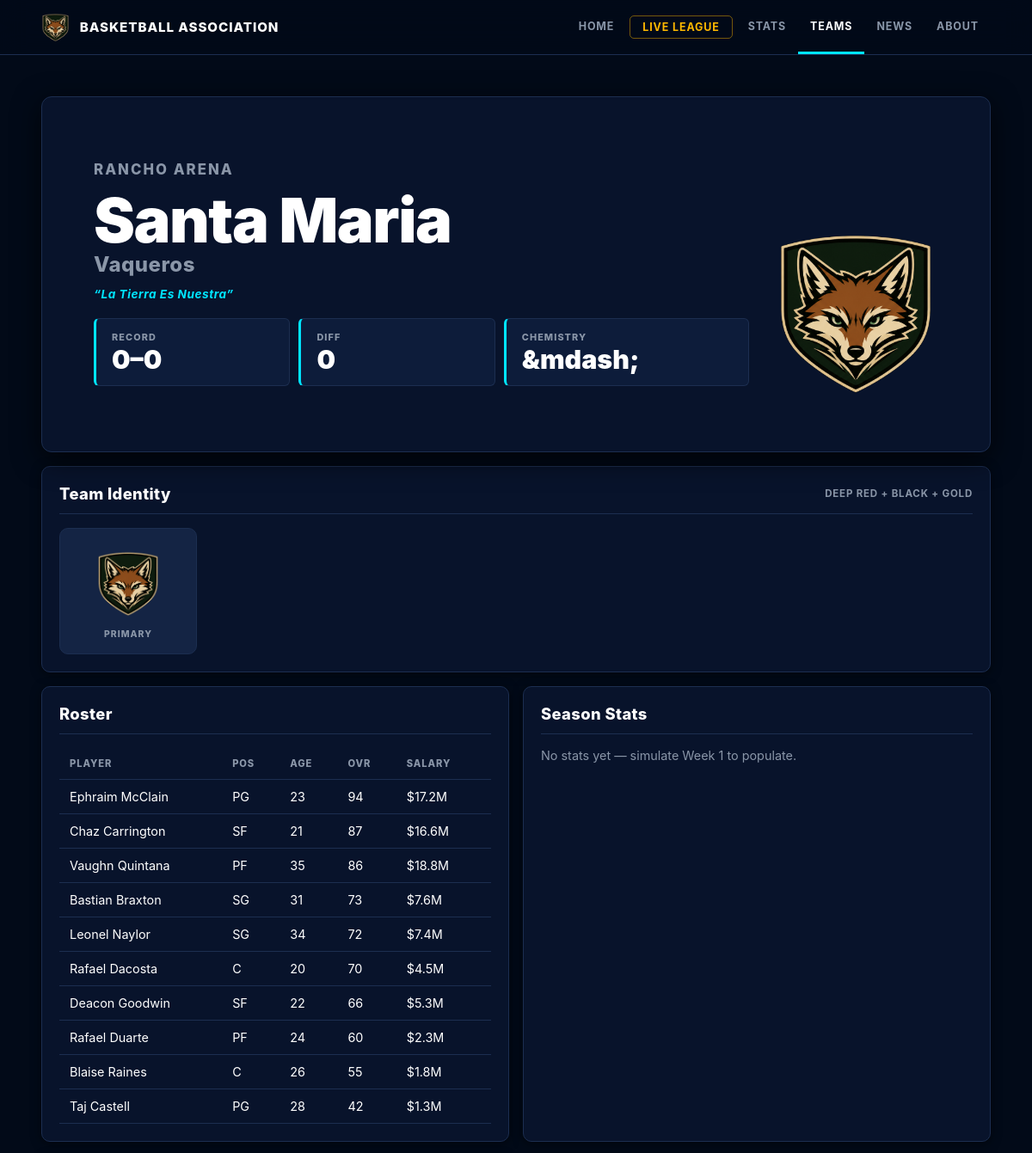
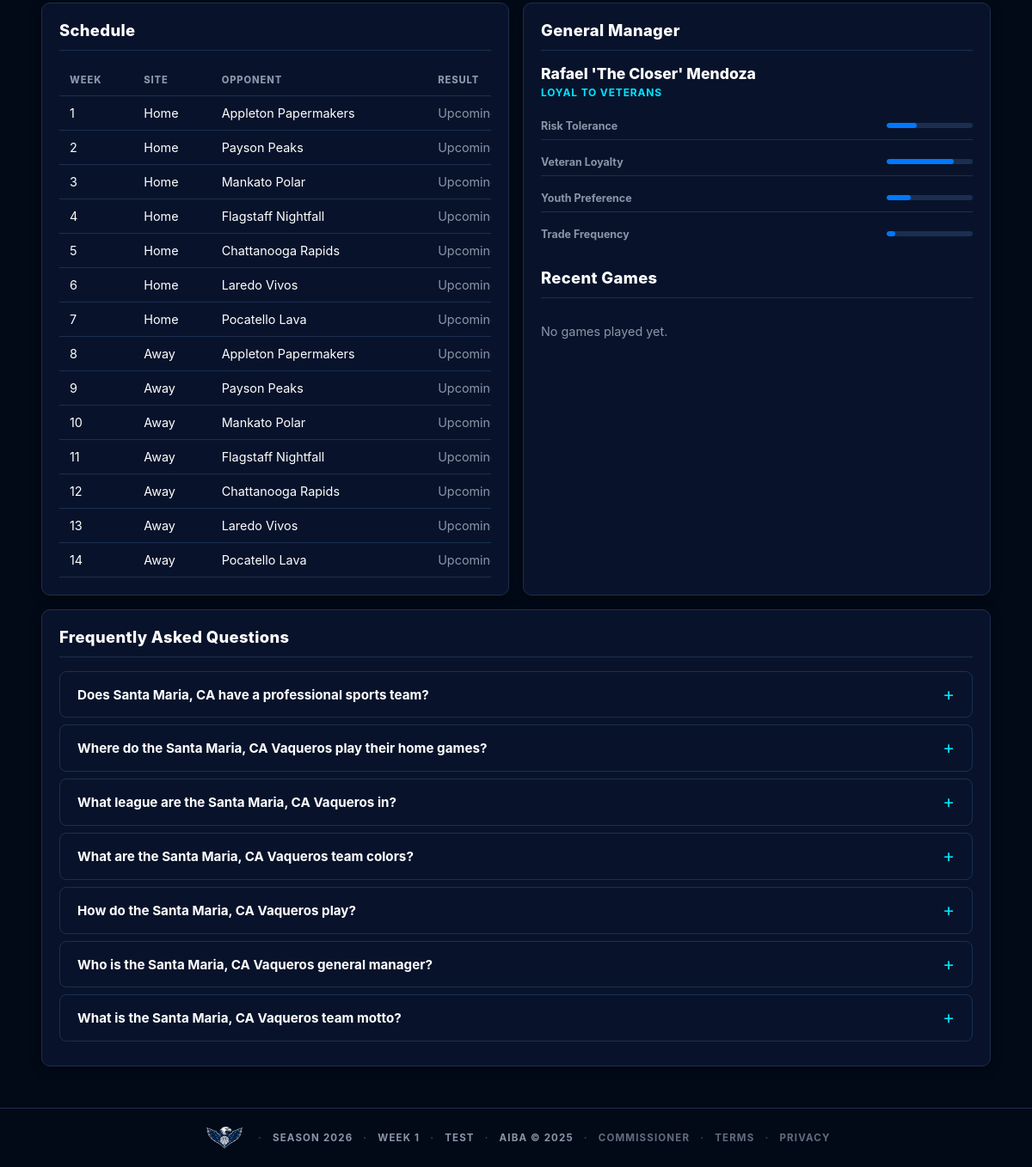
Screenshot of /teams/SMV with the database file from the repository (2 pictures, top to bottom).
### tables this page shows
CREATE TABLE teams (
            id          INTEGER PRIMARY KEY,
            city        TEXT NOT NULL,
            name        TEXT NOT NULL,
            abbreviation TEXT NOT NULL,
            mascot     TEXT,
            colors      TEXT,
            logo_description TEXT,
            motto       TEXT,
            arena       TEXT,
            team_archetype TEXT,
            play_style  TEXT,
            reputation  TEXT,
            rivalry     TEXT,
            signature_trait TEXT
        , fan_pitch TEXT, pressure_label TEXT, rivalry_intensity REAL DEFAULT 0.5);

CREATE TABLE contracts (
            id             INTEGER PRIMARY KEY,
            player_id      INTEGER NOT NULL REFERENCES players(id),
            team_id        INTEGER NOT NULL REFERENCES teams(id),
            salary         INTEGER NOT NULL,
            years_remaining INTEGER NOT NULL,
            season_start   INTEGER NOT NULL
        );

CREATE TABLE players (
            id           INTEGER PRIMARY KEY,
            team_id      INTEGER NOT NULL REFERENCES teams(id),
            first_name   TEXT NOT NULL,
            last_name    TEXT NOT NULL,
            age          INTEGER NOT NULL,
            position     TEXT NOT NULL,
            skill_rating INTEGER NOT NULL,
            salary       INTEGER NOT NULL,
            status       TEXT DEFAULT 'active',
            retired_season INTEGER
        );

CREATE TABLE general_managers (
            id               INTEGER PRIMARY KEY,
            team_id          INTEGER NOT NULL UNIQUE REFERENCES teams(id),
            name             TEXT NOT NULL,
            archetype        TEXT NOT NULL,
            risk_tolerance   REAL NOT NULL,
            veteran_loyalty  REAL NOT NULL,
            youth_preference REAL NOT NULL,
            trade_frequency  REAL NOT NULL
        );

CREATE TABLE league_state (
            id           INTEGER PRIMARY KEY,
            current_week INTEGER DEFAULT 1,
            season_year  INTEGER DEFAULT 2026,
            mode         TEXT DEFAULT 'test',
            official_started INTEGER DEFAULT 0,
            offseason_stage TEXT,
            offseason_from_season INTEGER,
            last_updated TEXT
        , phase TEXT DEFAULT 'regular_season');

### web_app.py (the view)
@app.route("/teams/<abbr>")
def team_page(abbr):
    def load(conn):
        state = q.get_state(conn)
        if not state:
            return None
        detail = q.team_detail(conn, abbr, state["season_year"])
        return {"state": state, "detail": detail}
    data = with_conn(load)
    if not data:
        return render_no_league()
    if not data["detail"]:
        return render_template("not_found.html", title="Team not found"), 404
    return render_template("team_detail.html", **data, active="teams")

### league/database.py (called while the page is built)
def get_connection():
    url = os.environ.get("DATABASE_URL")
    if url:
        import psycopg2
        from urllib.parse import urlparse, unquote
        url = url.strip()
        p = urlparse(url)
        pg = psycopg2.connect(
            host=p.hostname,
            port=p.port or 5432,
            dbname=p.path.lstrip("/"),
            user=p.username,
            password=unquote(p.password, encoding="latin-1") if p.password else None,
        )
        pg.autocommit = False
        return _PGConn(pg)
    else:
        conn = sqlite3.connect(DB_PATH)
        conn.row_factory = sqlite3.Row
        conn.execute("PRAGMA foreign_keys = ON")
        return conn

### league/web_queries.py (called while the page is built)
def dicts(rows):
    return [dict(row) for row in rows]

def one(row):
    return dict(row) if row else None

def get_state(conn):
    return one(conn.execute("SELECT * FROM league_state WHERE id = 1").fetchone())

def get_site_chrome(conn):
    return {
        "state": get_state(conn),
        "teams": dicts(conn.execute(
            "SELECT id, city, name, abbreviation FROM teams ORDER BY city"
        ).fetchall()),
    }

def articles_for_team(conn, team_id, season_year, limit=8):
    return dicts(conn.execute("""
        SELECT a.id, a.week, a.season_year, a.headline, a.body, a.created_at
        FROM articles a
        JOIN article_tags tag ON tag.article_id = a.id
        WHERE tag.tag_type = 'team' AND tag.tag_id = ? AND a.season_year = ?
        ORDER BY a.week DESC, a.id DESC
        LIMIT ?
    """, (team_id, season_year, limit)).fetchall())

### web_app.py (called while the page is built)
def with_conn(callback):
    conn = get_connection()
    try:
        return callback(conn)
    finally:
        conn.close()

@app.template_filter("money")
def money(value):
    if value is None:
        return "-"
    return f"${value / 1_000_000:.1f}M"

@app.template_filter("diff")
def diff(value):
    if value is None:
        return "-"
    return f"+{value}" if value > 0 else str(value)

@app.context_processor
def inject_chrome():
    def load():
        return with_conn(q.get_site_chrome)
    try:
        chrome = load()
    except Exception:
        chrome = {"state": None, "teams": []}
    return chrome

### templates/team_detail.html (shortened to what this page needs)
{% extends "base.html" %}
{% from "partials.html" import game_card, storyline_list %}
{% block content %}
{% set state_map = {'APL': 'WI', 'PAY': 'UT', 'MNK': 'MN', 'SMV': 'CA', 'FLG': 'AZ', 'POC': 'ID', 'CHA': 'TN', 'LAR': 'TX'} %}
{% set team_state = state_map.get(detail.team.abbreviation, '') %}
{% set city_state = detail.team.city ~ (', ' ~ team_state if team_state else '') %}
<section class="team-hero">
  <div>
    <p class="eyebrow" style="display:flex;align-items:center;gap:8px;margin-bottom:16px;">
      {{ detail.team.arena or "Home Arena TBA" }}
    </p>
    <h1>{{ detail.team.city }}</h1>
    <p style="font-size:1.5rem;font-weight:800;color:var(--muted);margin:4px 0 12px;letter-spacing:0.02em;">
      {{ detail.team.name }}
    </p>
    {% if detail.team.motto %}
      <p style="color:var(--accent);font-size:0.85rem;font-weight:700;font-style:italic;margin:0 0 20px;letter-spacing:0.04em;">
        &ldquo;{{ detail.team.motto }}&rdquo;
      </p>
    {% endif %}
    <dl class="hero-stats" style="grid-template-columns:repeat(3,auto);">
      <div><dt>Record</dt><dd>{{ detail.record.wins if detail.record else 0 }}&ndash;{{ detail.record.losses if detail.record else 0 }}</dd></div>
      <div><dt>Diff</dt><dd>{{ detail.record.point_diff|diff if detail.record else "&mdash;" }}</dd></div>
      <div><dt>Chemistry</dt><dd>{{ "%.1f"|format(detail.chemistry.chemistry) if detail.chemistry else "&mdash;" }}</dd></div>
    </dl>
  </div>
  <div style="display:flex;flex-direction:column;align-items:center;gap:16px;flex-shrink:0;">
    <img src="{{ url_for('static', filename='images/teams/' ~ detail.team.abbreviation ~ '/primary.png') }}"
         alt="{{ detail.team.city }} {{ detail.team.name }}"
         class="logo-primary"
         style="height:200px;align-self:flex-start;"
         onerror="this.style.display='none';this.nextElementSibling.style.display='grid'">
  </div>
</section>
<div class="panel" style="margin-top:16px;">
  <div class="section-head">
    <h2>Team Identity</h2>
    <span style="font-size:0.72rem;font-weight:700;text-transform:uppercase;letter-spacing:.07em;color:var(--muted);">{{ detail.team.colors }}</span>
  </div>
  <div class="logo-showcase">
    <div class="logo-showcase-item">
      <img src="{{ url_for('static', filename='images/teams/' ~ detail.team.abbreviation ~ '/primary.png') }}"
           alt="Primary" onerror="this.parentElement.style.display='none'">
      <span class="logo-showcase-label">Primary</span>
    </div>
  </div>
</div>
<section class="section-grid" style="margin-top:16px;">
  <div class="panel wide">
    <div class="section-head"><h2>Roster</h2></div>
    <div class="table-wrap">
      <table>
        <thead>
          <tr><th>Player</th><th>Pos</th><th>Age</th><th>OVR</th><th>Salary</th><th>Yrs</th></tr>
        </thead>
        <tbody>
          {% for p in detail.roster %}
            <tr>
              <td><a href="{{ url_for('player_page', player_id=p.id) }}">{{ p.player }}</a></td>
              <td>{{ p.position }}</td>
              <td>{{ p.age }}</td>
              <td>{{ p.skill_rating }}</td>
              <td>{{ p.salary|money }}</td>
              <td>{{ p.years_remaining or "—" }}</td>
            </tr>
          {% else %}
            <tr><td colspan="6">No active players.</td></tr>
          {% endfor %}
        </tbody>
      </table>
    </div>
  </div>
  <div class="panel">
    <div class="section-head"><h2>Season Stats</h2></div>
    {% if detail.team_leaders %}
    <div class="table-wrap">
      <table>
        <thead>
          <tr><th>Player</th><th>Pos</th><th>PPG</th><th>RPG</th><th>APG</th><th>GP</th></tr>
        </thead>
        <tbody>
          {% for p in detail.team_leaders %}
            <tr>
              <td><a href="{{ url_for('player_page', player_id=p.id) }}">{{ p.player }}</a></td>
              <td>{{ p.position }}</td>
              <td>{{ p.ppg }}</td>
              <td>{{ p.rpg }}</td>
              <td>{{ p.apg }}</td>
              <td>{{ p.gp }}</td>
            </tr>
          {% endfor %}
        </tbody>
      </table>
    </div>
    {% else %}
      <p class="empty">No stats yet — simulate Week 1 to populate.</p>
    {% endif %}
  </div>
</section>
<section class="section-grid" style="margin-top:16px;">
  <div class="panel wide">
    <div class="section-head"><h2>Schedule</h2></div>
    <div class="table-wrap">
      <table>
        <thead>
          <tr><th>Week</th><th>Site</th><th>Opponent</th><th>Result</th></tr>
        </thead>
        <tbody>
          {% for game in detail.schedule %}
            <tr>
              <td>{{ game.week }}</td>
              <td>{{ game.site }}</td>
              <td>{{ game.opponent }}</td>
              <td>
                {% if game.played %}
                  {% set ts = game.home_score if game.site == 'Home' else game.away_score %}
                  {% set os = game.away_score if game.site == 'Home' else game.home_score %}
                  <a href="{{ url_for('game_page', game_id=game.id) }}"
                     style="color:{{ 'var(--green)' if ts > os else 'var(--red)' }};font-weight:700;">
                    {{ 'W' if ts > os else 'L' }} {{ ts }}&ndash;{{ os }}
                  </a>
                {% else %}
                  <span style="color:var(--muted);">Upcoming</span>
                {% endif %}
              </td>
            </tr>
          {% endfor %}
        </tbody>
      </table>
    </div>
  </div>
  <div class="panel">
    {% if detail.gm %}
    <div class="section-head"><h2>General Manager</h2></div>
    <div style="margin-bottom:16px;">
      <p style="font-size:1.1rem;font-weight:800;color:var(--text);margin:0 0 4px;">{{ detail.gm.name }}</p>
      <p style="font-size:0.75rem;font-weight:700;text-transform:uppercase;letter-spacing:.07em;color:var(--accent);margin:0;">
        {{ detail.gm.archetype.replace('_', ' ').title() }}
      </p>
    </div>
    <dl style="display:grid;gap:10px;">
      <div style="display:flex;justify-content:space-between;align-items:center;padding:8px 0;border-bottom:1px solid var(--border);">
        <dt style="font-size:0.78rem;color:var(--muted);font-weight:700;">Risk Tolerance</dt>
        <dd><div class="gm-bar"><div class="gm-fill" style="width:{{ (detail.gm.risk_tolerance * 100)|int }}%"></div></div></dd>
      </div>
      <div style="display:flex;justify-content:space-between;align-items:center;padding:8px 0;border-bottom:1px solid var(--border);">
        <dt style="font-size:0.78rem;color:var(--muted);font-weight:700;">Veteran Loyalty</dt>
        <dd><div class="gm-bar"><div class="gm-fill" style="width:{{ (detail.gm.veteran_loyalty * 100)|int }}%"></div></div></dd>
      </div>
      <div style="display:flex;justify-content:space-between;align-items:center;padding:8px 0;border-bottom:1px solid var(--border);">
        <dt style="font-size:0.78rem;color:var(--muted);font-weight:700;">Youth Preference</dt>
        <dd><div class="gm-bar"><div class="gm-fill" style="width:{{ (detail.gm.youth_preference * 100)|int }}%"></div></div></dd>
      </div>
      <div style="display:flex;justify-content:space-between;align-items:center;padding:8px 0;">
        <dt style="font-size:0.78rem;color:var(--muted);font-weight:700;">Trade Frequency</dt>
        <dd><div class="gm-bar"><div class="gm-fill" style="width:{{ (detail.gm.trade_frequency * 100)|int }}%"></div></div></dd>
      </div>
    </dl>
    {% endif %}
    <div class="section-head" style="margin-top:24px;"><h2>Recent Games</h2></div>
    <div class="score-grid single">
      {% for game in detail.recent_games %}
        {{ game_card(game) }}
      {% else %}
        <p class="empty">No games played yet.</p>
      {% endfor %}
    </div>
  </div>
</section>
<section class="team-faq">
  <div class="panel">
    <div class="section-head">
      <h2>Frequently Asked Questions</h2>
    </div>
    <details class="faq-item">
      <summary>Does {{ city_state }} have a professional sports team?</summary>
    </details>
    <details class="faq-item">
      <summary>Where do the {{ city_state }} {{ detail.team.name }} play their home games?</summary>
    </details>
    <details class="faq-item">
      <summary>What league are the {{ city_state }} {{ detail.team.name }} in?</summary>
    </details>
    {% if detail.team.colors %}
    <details class="faq-item">
      <summary>What are the {{ city_state }} {{ detail.team.name }} team colors?</summary>
    </details>
    {% endif %}
    {% if detail.team.play_style %}
    <details class="faq-item">
      <summary>How do the {{ city_state }} {{ detail.team.name }} play?</summary>
    </details>
    {% endif %}
    {% if detail.gm %}
    <details class="faq-item">
      <summary>Who is the {{ city_state }} {{ detail.team.name }} general manager?</summary>
    </details>
    {% endif %}
    {% if detail.team.motto %}
    <details class="faq-item">
      <summary>What is the {{ city_state }} {{ detail.team.name }} team motto?</summary>
    </details>
    {% endif %}
  </div>
</section>
{% endblock %}

### templates/base.html (shortened to what this page needs)
<!doctype html>
<html lang="en">
<head>
  <link rel="stylesheet" href="{{ url_for('static', filename='site.css') }}">
</head>
<body>
  <header class="site-header">
    <a class="brand" href="{{ url_for('home') }}">
      <img src="{{ url_for('static', filename='images/league/primary.png') }}"
           alt="AIBA"
           class="brand-logo"
           onerror="this.style.display='none';this.nextElementSibling.style.display='inline-flex'">
      <span class="brand-copy">Basketball Association</span>
    </a>
    <nav class="nav" aria-label="Primary">
      <a class="{{ 'active' if active == 'home' else '' }}" href="{{ url_for('home') }}">Home</a>
      <a class="nav-cta {{ 'active' if active == 'live_league' else '' }}" href="{{ url_for('live_league') }}">Live League</a>
      <div class="nav-group">
        <a class="{{ 'active' if active in ('standings','scores','leaders') else '' }}" href="{{ url_for('standings') }}">Stats</a>
      </div>
      <div class="nav-group">
        <a class="{{ 'active' if active in ('teams','players') else '' }}" href="{{ url_for('teams') }}">Teams</a>
      </div>
      <a class="{{ 'active' if active == 'news' else '' }}" href="{{ url_for('news') }}">News</a>
      <div class="nav-group">
        <a class="{{ 'active' if active in ('about','contact') else '' }}" href="{{ url_for('about') }}">About</a>
      </div>
    </nav>
  </header>
  <main>
    {% block content %}{% endblock %}
  </main>
  <footer class="footer">
    <img src="{{ url_for('static', filename='images/league/secondary.png') }}"
         alt="AIBA"
         class="logo-league-secondary"
         onerror="this.style.display='none'">
    <span>Season {{ state.season_year if state else "—" }}</span>
    <span>Week {{ state.current_week if state else "—" }}</span>
    <span>{{ state.mode|upper if state else "NO LEAGUE" }}</span>
    <span>AIBA &copy; 2025</span>
    <span><a href="{{ url_for('commissioner') }}" style="color:inherit;opacity:0.7;">Commissioner</a></span>
    <span><a href="{{ url_for('terms') }}" style="color:inherit;opacity:0.7;">Terms</a></span>
    <span><a href="{{ url_for('privacy') }}" style="color:inherit;opacity:0.7;">Privacy</a></span>
  </footer>
</body>
</html>

### rows the page displays
teams: team "RANCHO ARENA", team.city "Santa Maria", team.name "Vaqueros", team.motto "La Tierra Es Nuestra", team.colors "DEEP RED + BLACK + GOLD", week "6", site "Home", opponent "Laredo Vivos", week "13", site "Away"
contracts: player "Ephraim McClain", position "PG", age "23", skill_rating "94", salary "$17.2M"
contracts: player "Chaz Carrington", position "SF", age "21", skill_rating "87", salary "$16.6M"
contracts: player "Vaughn Quintana", position "PF", age "35", skill_rating "86", salary "$18.8M"
contracts: player "Bastian Braxton", position "SG", age "31", skill_rating "73", salary "$7.6M"
contracts: player "Leonel Naylor", position "SG", age "34", skill_rating "72", salary "$7.4M"
contracts: player "Rafael Dacosta", position "C", age "20", skill_rating "70", salary "$4.5M"
contracts: player "Deacon Goodwin", position "SF", age "22", skill_rating "66", salary "$5.3M"
contracts: player "Rafael Duarte", position "PF", age "24", skill_rating "60", salary "$2.3M"
contracts: player "Blaise Raines", position "C", age "26", skill_rating "55", salary "$1.8M"
contracts: player "Taj Castell", position "PG", age "28", skill_rating "42", salary "$1.3M"
teams: week "1", site "Home", opponent "Appleton Papermakers", week "8", site "Away"
teams: week "2", site "Home", opponent "Payson Peaks", week "9", site "Away"
teams: week "3", site "Home", opponent "Mankato Polar", week "10", site "Away"
teams: week "5", site "Home", opponent "Chattanooga Rapids", week "12", site "Away"
general_managers: gm.name "Rafael 'The Closer' Mendoza", gm.archetype.replace "LOYAL TO VETERANS"
league_state: season_year "2026", current_week "1", mode "TEST"

### other values shown
{{ detail.record.wins if detail.record else 0 }} "0"
{{ detail.record.losses if detail.record else 0 }} "0"
{{ detail.record.point_diff|diff if detail.record else "&mdash;" }} "0"
{{ game.week }} "4" "7" "11" "14"
{{ game.site }} "Home" "Home" "Away" "Away"
{{ game.opponent }} "Flagstaff Nightfall" "Pocatello Lava" "Flagstaff Nightfall" "Pocatello Lava"
{{ city_state }} "Santa Maria, CA"
